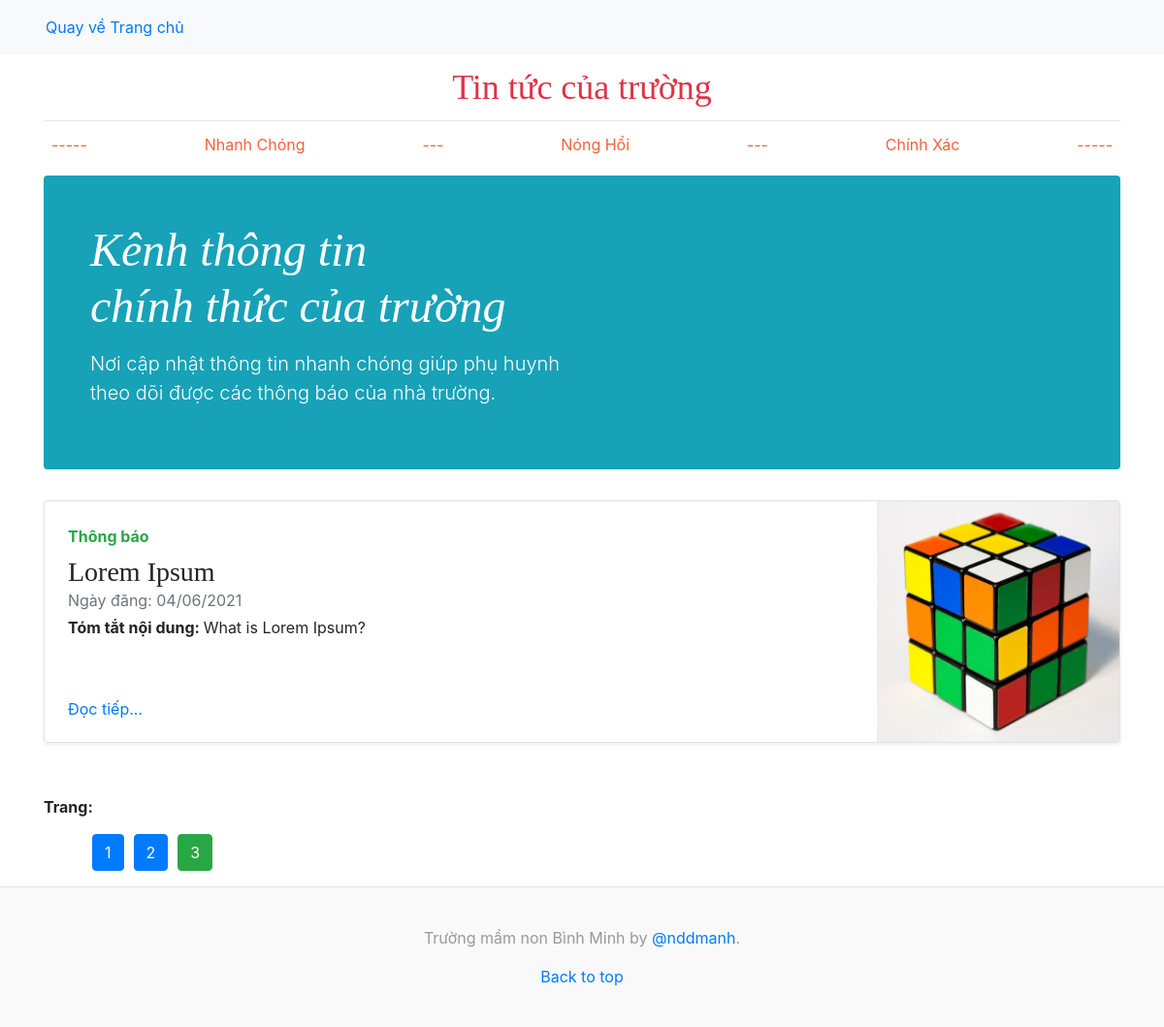
Page /tintuc.php?trang=3 on the committed database.
### tables this page shows
CREATE TABLE `tbl_tintuc` (
  `id_tintuc` int(11) NOT NULL,
  `ngay` varchar(255) NOT NULL,
  `chude` varchar(255) NOT NULL,
  `tieude` varchar(255) NOT NULL,
  `tomtat` varchar(255) NOT NULL,
  `noidung` text NOT NULL,
  `hinhanh` varchar(255) NOT NULL
);

### pages/main/dstintuc.php (the view, shortened to what this page needs)
<?php
    include('./admin/config/config.php');
    $per_page = 4;
    if(isset($_GET['trang'])) {
        $page = $_GET['trang'];
    } else {
        $page = 1;
    }
    if($page == '' || $page == 1) {
        $begin = 0;
    } else {
        $begin = ($page * $per_page) - $per_page;
    }
    $sql_tintuc = "SELECT * FROM tbl_tintuc ORDER BY id_tintuc DESC LIMIT $begin, $per_page ";
    $query_tintuc = mysqli_query($mysqli, $sql_tintuc);
?>
<div class="row mb-2">
    <?php
        while( $row = mysqli_fetch_array($query_tintuc)) {
    ?>
    <div class="col-md-12">
        <div class="row no-gutters border rounded overflow-hidden flex-md-row mb-4 shadow-sm h-md-250 position-relative">
            <div class="col p-4 d-flex flex-column position-static">
                <strong class="d-inline-block mb-2 text-success"> <?php echo $row['chude'] ?> </strong>
                <h3 class="mb-0"> <?php echo $row['tieude'] ?> </h3>
                <div class="mb-1 text-muted"> Ngày đăng: <?php echo $row['ngay'] ?> </div>
                <p class="card-text mb-auto"> <b>Tóm tắt nội dung: </b> <?php echo $row['tomtat'] ?></p>
                <a href="?action=tinchitiet&idtt=<?php echo $row['id_tintuc'] ?>" class="stretched-link">Đọc tiếp...</a>
            </div>
            <div class="col-auto d-none d-lg-block">
                <img width="250" height="250" src="./admin/modules/quanlytintuc/uploads/<?php echo $row['hinhanh'] ?>" alt="">
            </div>
        </div>
    </div>
    <?php
        }
    ?>
</div>
<?php
  $sql_trang = mysqli_query($mysqli, "SELECT * FROM tbl_tintuc") ;
  $row_count = mysqli_num_rows($sql_trang);
  $trang = ceil($row_count/$per_page) ;
?>
<p style="margin-top: 30px;"> <strong>Trang: </strong> </p>
<ul class="list_trang">
    <?php
    for ($i = 1; $i <= $trang; $i++) {
    ?>
        <li> <a  href="tintuc.php?trang=<?php echo $i ?>"> <input type="submit"  class="btn <?php if($i == $page)  { echo 'btn-success';} else {  echo 'btn-primary'; } ?>" value="<?php echo $i ?>">  </a></li>
    <?php
    }
    ?>
</ul>

### css/tintuc.css (style rules this page uses)
h1, h2, h3, h4, h5, h6 { font-family: "Playfair Display", Georgia, "Times New Roman", serif; }
@media (min-width: 768px) { .h-md-250 { height: 250px; } }

### pages/main/dstintuc.php (style rules this page uses)
ul.list_trang { display: flex; }
ul.list_trang li { list-style: none; }
.btn { margin-left: 10px; }

### rows in the picture
tbl_tintuc: chude "Thông báo", tieude "Lorem Ipsum", ngay "04/06/2021", tomtat "What is Lorem Ipsum?", hinhanh (picture)
